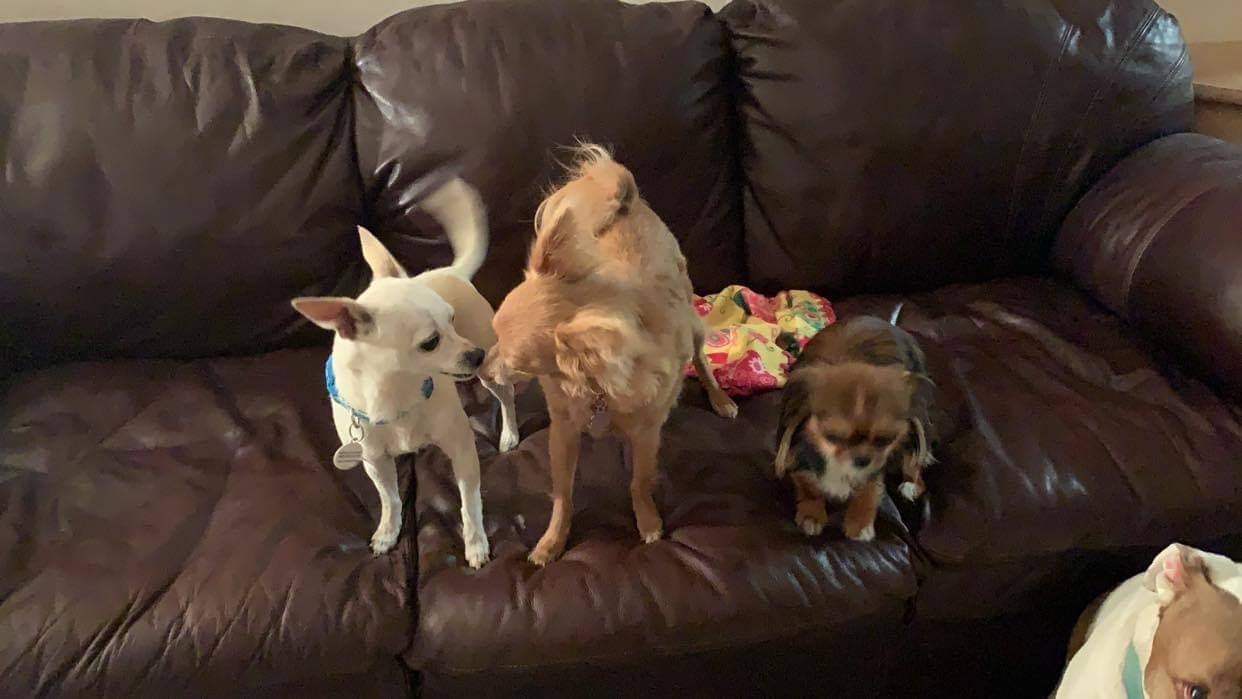
#> input picture data/img_dumps/dl5zpyw5k3jeb.cloudfront-1.jpg, 1242 x 699 px; its folder holds 4 pictures in this run
$ python pca.py
#> lines starting #> are read from the running program, lines starting #| are printed output that depends on the picture
### src/pipelines/ML/make_X_y.py
from sklearn.naive_bayes import MultinomialNB
from sklearn.model_selection import train_test_split
import glob
from sklearn.metrics import accuracy_score, precision_score, recall_score, roc_curve
from sklearn.metrics import f1_score, confusion_matrix, balanced_accuracy_score
from sklearn.metrics import classification_report, mean_squared_error, r2_score
import numpy as np
from sklearn.model_selection import KFold
from skimage.io import imread
from skimage.transform import resize
from skimage.color import rgb2gray
import os


from random import seed
from random import randrange

def open_images(path):
    train_images = imread(path)
    gray_image = rgb2gray(train_images) #makes image gray scale
    gray_size = resize(gray_image, (32, 32))
    grey_ravel = gray_size.ravel()
    return grey_ravel

def make_X_y():
    X = []
    y = []
    dog_ids = []

    #the [:5] is for testing and when subset is smaller, remobe the [:-1] at ~line 49
    all_images = os.listdir('../../../data/img/img_dumps/')#[:5]

    for dog_pic_label in all_images:
        path = glob.glob('../../../data/img/img_dumps/*.jpg')#[:5]
        label = (dog_pic_label)
        if 'adoptable' in label:
            label = 0
        # if 'adopted' in label:
        else:
            label = 1
        y.append(label)
#> pass 2 of the loop in make_X_y, `for dog_pic_label in all_images:`:
#> pass 3 of the loop in make_X_y, `for dog_pic_label in all_images:`:
#> the loop made 4 passes; the first 3 are shown


    for p in path:
        X.append(open_images(p))
#> in open_images, train_images is the input picture: shape (699, 1242, 3); mean R, G, B 71.4, 54.9, 46.6
#> in open_images, `gray_image = rgb2gray(train_images)`:
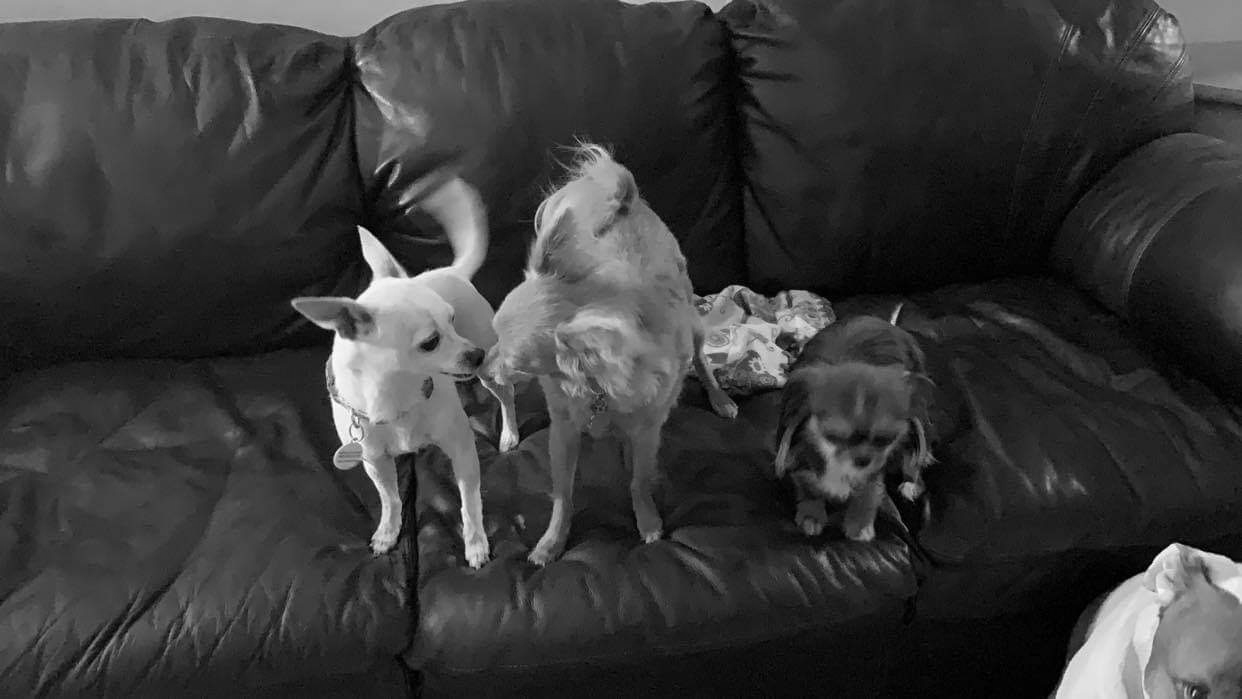
#> gray_image: shape (699, 1242) float64; min 0, max 0.996, mean 0.227
#> in open_images, `gray_size = resize(gray_image, (32, 32))`:
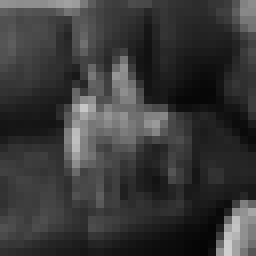
#> gray_size: shape (32, 32) float64 (shown 8 times larger); min 0.0183, max 0.814, mean 0.227
#> in open_images, `grey_ravel = gray_size.ravel()`: grey_ravel = 1024 values, max 0.814 at index 1020, min 0.0183 at index 1017, mean 0.227
        dog_ids.append(dog_pic_label) #this is for keeping track of the dogs if necessary
#> pass 2 of the loop in make_X_y, `for p in path:`:
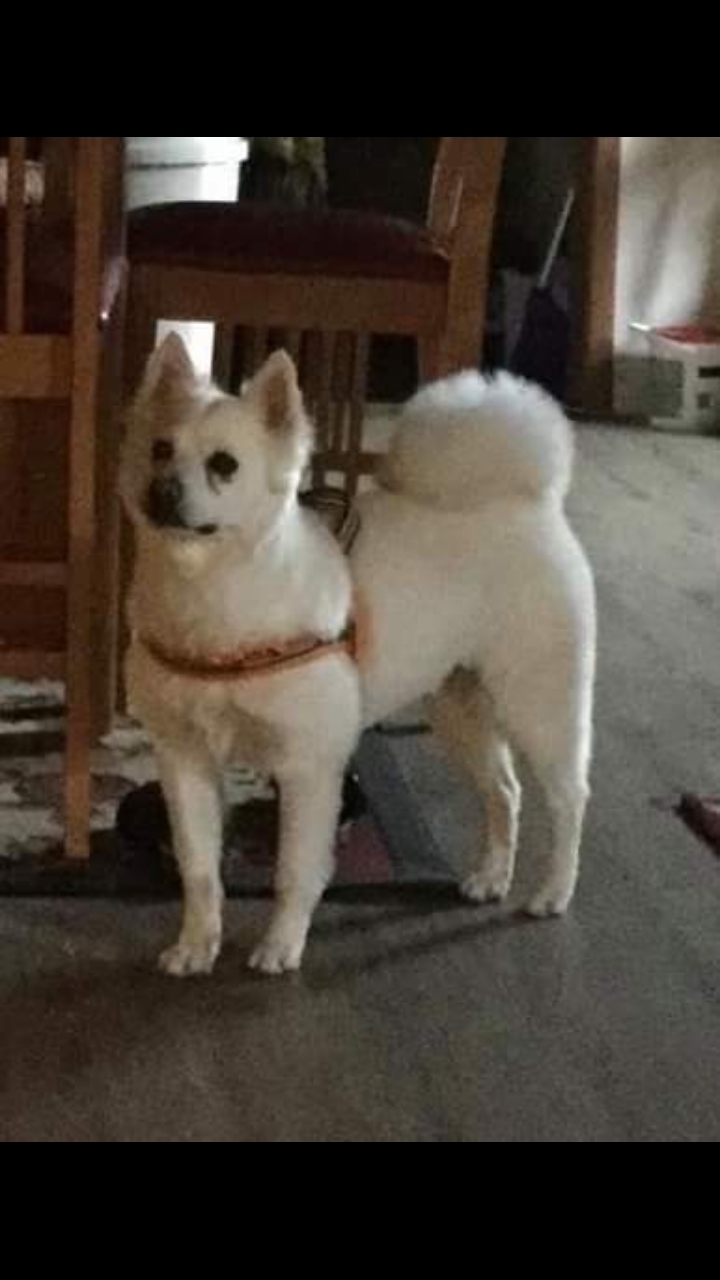
#> input picture data/img_dumps/dl5zpyw5k3jeb.cloudfront-2.jpg, 720 x 1280 px
#> in open_images, train_images is the input picture: shape (1280, 720, 3); mean R, G, B 69.8, 61.8, 53.2
#> in open_images (call 2), `gray_image = rgb2gray(train_images)`:
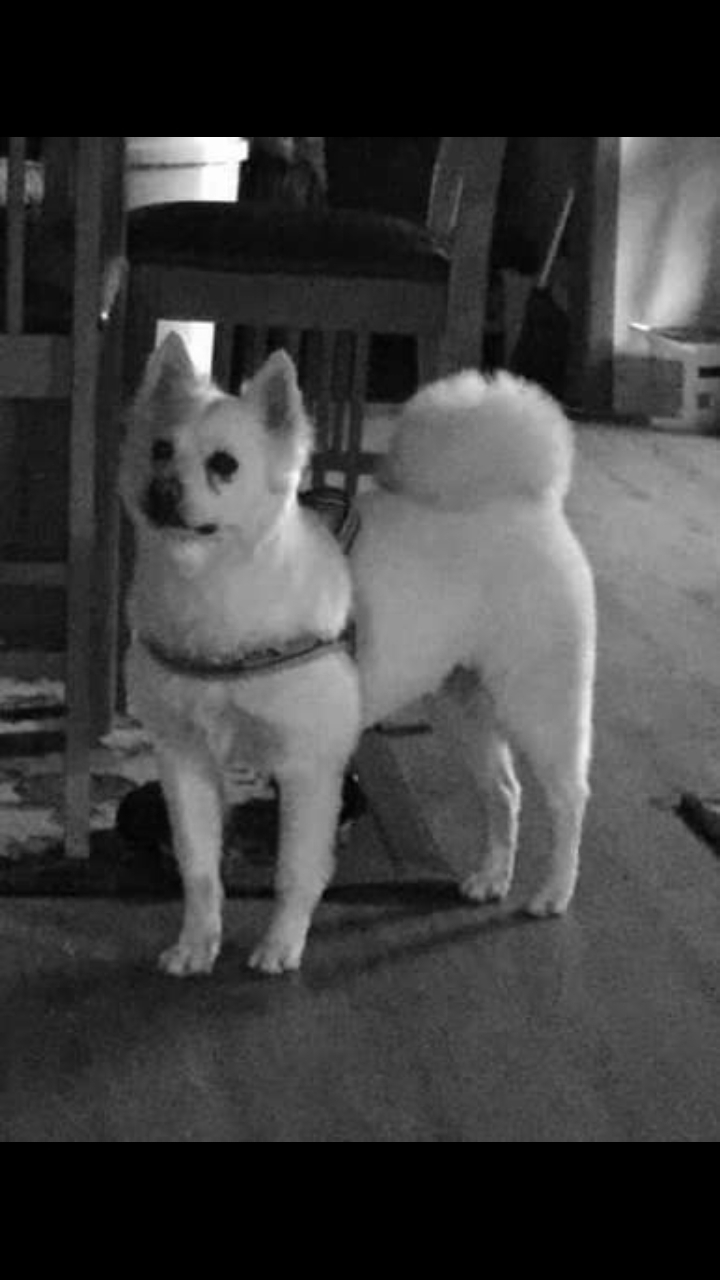
#> gray_image: shape (1280, 720) float64; min 0, max 1, mean 0.247
#> in open_images (call 2), `gray_size = resize(gray_image, (32, 32))`:
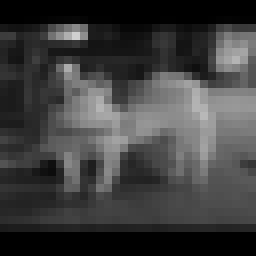
#> gray_size: shape (32, 32) float64 (shown 8 times larger); min 0, max 0.818, mean 0.247
#> grey_ravel = 1024 values, max 0.818 at index 137, min 0 at index 0, mean 0.247
#> pass 3 of the loop in make_X_y, `for p in path:`:
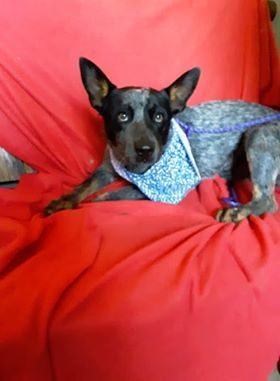
#> input picture data/img_dumps/dl5zpyw5k3jeb.cloudfront-3.jpg, 280 x 381 px
#> in open_images, train_images is the input picture: shape (381, 280, 3); mean R, G, B 191.7, 70.7, 73.9
#> in open_images (call 3), `gray_image = rgb2gray(train_images)`:
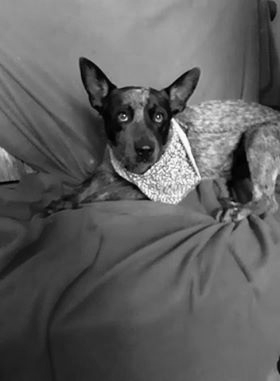
#> gray_image: shape (381, 280) float64; min 0.000833, max 0.995, mean 0.379
#> in open_images (call 3), `gray_size = resize(gray_image, (32, 32))`:
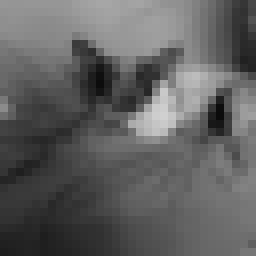
#> gray_size: shape (32, 32) float64 (shown 8 times larger); min 0.0456, max 0.817, mean 0.379
#> grey_ravel = 1024 values, max 0.817 at index 468, min 0.0456 at index 475, mean 0.379
#> the loop made 4 passes; the first 3 are shown

    X = np.asarray(X)
    y = np.asarray(y)[:-1] #the [:-1] compensates for an extra appended in y, otherwise data aligns
    # [5 lines of commented-out code are left out]
    print("X, y, and all_images made")
    return X, y, all_images


# [3 lines that do not run on import are left out]

### src/pipelines/ML/pca.py
'''borrowed heavily from https://jakevdp.github.io/PythonDataScienceHandbook/05.09-principal-component-analysis.html'''


print(__doc__)

import numpy as np
import pandas as pd
import matplotlib.pyplot as plt
import statsmodels.api as sm

from sklearn import svm, datasets
from sklearn.metrics import auc
from sklearn.metrics import plot_roc_curve
from sklearn.model_selection import StratifiedKFold
from sklearn.linear_model import LinearRegression

from sklearn.decomposition import PCA

import seaborn as sns; sns.set()

from make_X_y import *


if __name__ == '__main__':

    #apply my dataset
    X, y, all_images = make_X_y()
    print("nothing is gained by going beyond reducing to 2 dimensions")

    #dimensionality reduction
    pca = PCA(n_components=1)
    pca.fit(X)


    X_pca = pca.transform(X)
    print("original shape:   ", X.shape)
#| original shape:    (4, 1024)
    print("transformed shape:", X_pca.shape)
#| transformed shape: (4, 1)

    print("X[:, 0]: ", X[:, 0])
    print("X[:, 1]: ", X[:, 1])

    # TODO ELSA PRINT AND SAVE THIS PLOT
    #Light is original data points, dark is projected data points
    #shows how much "information" is discarded in this reduction of dimensionality.
    #TODO elsa fix this plot
    X_new = pca.inverse_transform(X_pca)
    plt.scatter(X[:, 0], X[:, 1], alpha=0.2, c='red', label="Discarded Information")
    plt.scatter(X_new[:, 0], X_new[:, 1], alpha=0.2, c='green', label="Information Kept")
    plt.axis('equal');
    plt.title('Information Discarded Via Dimensionality Reduction')
    plt.legend(loc="upper left")
    plt.show()
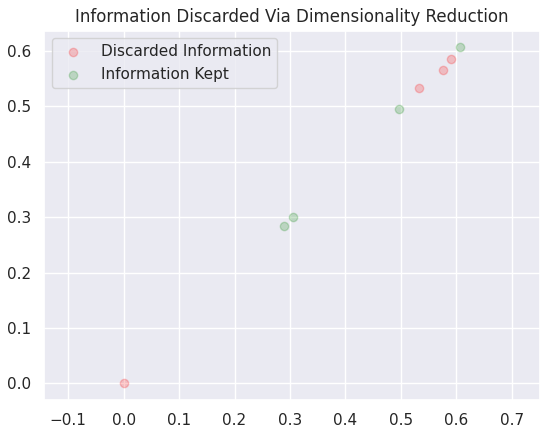
#> figure drawn by matplotlib, 1 panel
    plt.close()


    # TODO ELSA PRINT AND SAVE THIS PLOT
    pca = PCA(2)  # project from 1024 to 2 dimensions
    projected = pca.fit_transform(X)
    print(X.data.shape)
#| (4, 1024)
    print(projected.shape)
#| (4, 2)
    plt.scatter(projected[:, 0], projected[:, 1],
            c=y, edgecolor='none', alpha=0.5,
            cmap=plt.cm.get_cmap('Accent', 10))
    plt.xlabel('component 1, flat img vector from a (1*704) matrix')
    plt.ylabel('component 2, flat img vector from a (1*704) matrix')
#     plt.colorbar();
    plt.title('Dimension Reduction from 704*1024 to 704*1 Matrix')
    plt.show()
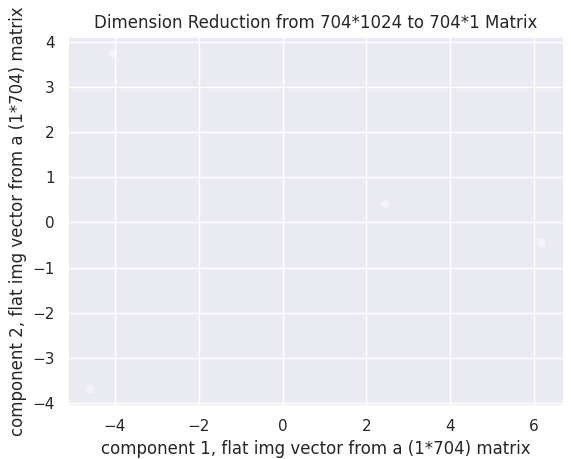
#> figure drawn by matplotlib, 1 panel
    plt.close()
